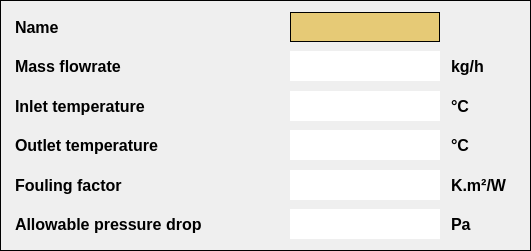
     <widget class="QFrame" name="frame">
      <property name="geometry">
       <rect>
        <x>53</x>
        <y>110</y>
        <width>531</width>
        <height>251</height>
       </rect>
      </property>
      <property name="styleSheet">
       <string notr="true">border: 1px solid black;</string>
      </property>
      <property name="frameShape">
       <enum>QFrame::StyledPanel</enum>
      </property>
      <property name="frameShadow">
       <enum>QFrame::Raised</enum>
      </property>
      <property name="lineWidth">
       <number>20</number>
      </property>
      <widget class="QWidget" name="widget_table_4_hot_0" native="true">
       <property name="geometry">
        <rect>
         <x>10</x>
         <y>10</y>
         <width>511</width>
         <height>231</height>
        </rect>
       </property>
       <property name="styleSheet">
        <string notr="true">border-color: transparent;</string>
       </property>
       <layout class="QVBoxLayout" name="verticalLayout_19">
        <item>
         <layout class="QHBoxLayout" name="horizontalLayout_77">
          <item>
           <widget class="QLabel" name="label_4_table0_0">
            <property name="minimumSize">
             <size>
              <width>148</width>
              <height>0</height>
             </size>
            </property>
            <property name="font">
             <font>
              <pointsize>12</pointsize>
              <weight>75</weight>
              <bold>true</bold>
             </font>
            </property>
            <property name="text">
             <string>Name</string>
            </property>
            <property name="alignment">
             <set>Qt::AlignLeading|Qt::AlignLeft|Qt::AlignVCenter</set>
            </property>
           </widget>
          </item>
          <item>
           <spacer name="horizontalSpacer_74">
            <property name="orientation">
             <enum>Qt::Horizontal</enum>
            </property>
            <property name="sizeType">
             <enum>QSizePolicy::Fixed</enum>
            </property>
            <property name="sizeHint" stdset="0">
             <size>
              <width>40</width>
              <height>20</height>
             </size>
            </property>
           </spacer>
          </item>
          <item>
           <widget class="QLabel" name="label_4_hot_name">
            <property name="minimumSize">
             <size>
              <width>150</width>
              <height>0</height>
             </size>
            </property>
            <property name="maximumSize">
             <size>
              <width>150</width>
              <height>30</height>
             </size>
            </property>
            <property name="font">
             <font>
              <pointsize>12</pointsize>
              <weight>75</weight>
              <bold>true</bold>
             </font>
            </property>
            <property name="styleSheet">
             <string notr="true">background-color: rgb(230, 202, 118);
border: 1px solid black;</string>
            </property>
            <property name="text">
             <string/>
            </property>
           </widget>
          </item>
          <item>
           <widget class="QLabel" name="label_134">
            <property name="maximumSize">
             <size>
              <width>75</width>
              <height>16777215</height>
             </size>
            </property>
            <property name="font">
             <font>
              <pointsize>12</pointsize>
             </font>
            </property>
            <property name="text">
             <string/>
            </property>
           </widget>
          </item>
         </layout>
        </item>
        <item>
         <layout class="QHBoxLayout" name="horizontalLayout_49">
          <item>
           <widget class="QLabel" name="label_hot_Mass_flowrate">
            <property name="minimumSize">
             <size>
              <width>148</width>
              <height>0</height>
             </size>
            </property>
            <property name="font">
             <font>
              <pointsize>12</pointsize>
              <weight>75</weight>
              <bold>true</bold>
             </font>
            </property>
            <property name="styleSheet">
             <string notr="true">border-color: transparent;</string>
            </property>
            <property name="text">
             <string>Mass flowrate</string>
            </property>
            <property name="alignment">
             <set>Qt::AlignLeading|Qt::AlignLeft|Qt::AlignVCenter</set>
            </property>
           </widget>
          </item>
          <item>
           <spacer name="horizontalSpacer_46">
            <property name="orientation">
             <enum>Qt::Horizontal</enum>
            </property>
            <property name="sizeType">
             <enum>QSizePolicy::Fixed</enum>
            </property>
            <property name="sizeHint" stdset="0">
             <size>
              <width>40</width>
              <height>20</height>
             </size>
            </property>
           </spacer>
          </item>
          <item>
           <widget class="QLineEdit" name="lineEdit_hot_Mass_flowrate">
            <property name="minimumSize">
             <size>
              <width>0</width>
              <height>30</height>
             </size>
            </property>
            <property name="maximumSize">
             <size>
              <width>150</width>
              <height>16777215</height>
             </size>
            </property>
            <property name="font">
             <font>
              <pointsize>12</pointsize>
              <weight>75</weight>
              <bold>true</bold>
             </font>
            </property>
            <property name="styleSheet">
             <string notr="true">background-color: rgb(255, 255, 0);
border: 1px solid black;

}
QLineEdit:hover{
background-color:rgb(255, 204, 0);</string>
            </property>
           </widget>
          </item>
          <item>
           <widget class="QLabel" name="label_80">
            <property name="maximumSize">
             <size>
              <width>75</width>
              <height>16777215</height>
             </size>
            </property>
            <property name="font">
             <font>
              <pointsize>12</pointsize>
              <weight>75</weight>
              <bold>true</bold>
             </font>
            </property>
            <property name="styleSheet">
             <string notr="true">border-color: transparent;</string>
            </property>
            <property name="text">
             <string>kg/h</string>
            </property>
           </widget>
          </item>
         </layout>
        </item>
        <item>
         <layout class="QHBoxLayout" name="horizontalLayout_50">
          <item>
           <widget class="QLabel" name="label_hot_Inlet_temperature">
            <property name="minimumSize">
             <size>
              <width>148</width>
              <height>0</height>
             </size>
            </property>
            <property name="font">
             <font>
              <pointsize>12</pointsize>
              <weight>75</weight>
              <bold>true</bold>
             </font>
            </property>
            <property name="styleSheet">
             <string notr="true">border-color: transparent;</string>
            </property>
            <property name="text">
             <string>Inlet temperature</string>
            </property>
            <property name="alignment">
             <set>Qt::AlignLeading|Qt::AlignLeft|Qt::AlignVCenter</set>
            </property>
           </widget>
          </item>
          <item>
           <spacer name="horizontalSpacer_47">
            <property name="orientation">
             <enum>Qt::Horizontal</enum>
            </property>
            <property name="sizeType">
             <enum>QSizePolicy::Fixed</enum>
            </property>
            <property name="sizeHint" stdset="0">
             <size>
              <width>40</width>
              <height>20</height>
             </size>
            </property>
           </spacer>
          </item>
          <item>
           <widget class="QLineEdit" name="lineEdit_hot_Inlet_temperature">
            <property name="sizePolicy">
             <sizepolicy hsizetype="Fixed" vsizetype="Fixed">
              <horstretch>0</horstretch>
              <verstretch>0</verstretch>
             </sizepolicy>
            </property>
            <property name="minimumSize">
             <size>
              <width>0</width>
              <height>30</height>
             </size>
            </property>
            <property name="maximumSize">
             <size>
              <width>150</width>
              <height>16777215</height>
             </size>
            </property>
            <property name="font">
             <font>
              <pointsize>12</pointsize>
              <weight>75</weight>
              <bold>true</bold>
             </font>
            </property>
            <property name="styleSheet">
             <string notr="true">background-color: rgb(255, 255, 0);
border: 1px solid black;

}
QLineEdit:hover{
background-color:rgb(255, 204, 0);</string>
            </property>
           </widget>
          </item>
          <item>
           <widget class="QLabel" name="label_82">
            <property name="maximumSize">
             <size>
              <width>75</width>
              <height>16777215</height>
             </size>
            </property>
            <property name="font">
             <font>
              <pointsize>12</pointsize>
              <weight>75</weight>
              <bold>true</bold>
             </font>
            </property>
            <property name="styleSheet">
             <string notr="true">border-color: transparent;</string>
            </property>
            <property name="text">
             <string>°C</string>
            </property>
           </widget>
          </item>
         </layout>
        </item>
        <item>
         <layout class="QHBoxLayout" name="horizontalLayout_51">
          <item>
           <widget class="QLabel" name="label_hot_Outlet_temperature">
            <property name="minimumSize">
             <size>
              <width>148</width>
              <height>0</height>
             </size>
            </property>
            <property name="font">
             <font>
              <pointsize>12</pointsize>
              <weight>75</weight>
              <bold>true</bold>
             </font>
            </property>
            <property name="styleSheet">
             <string notr="true">border-color: transparent;</string>
            </property>
            <property name="text">
             <string>Outlet temperature</string>
            </property>
            <property name="alignment">
             <set>Qt::AlignLeading|Qt::AlignLeft|Qt::AlignVCenter</set>
            </property>
           </widget>
          </item>
          <item>
           <spacer name="horizontalSpacer_48">
            <property name="orientation">
             <enum>Qt::Horizontal</enum>
            </property>
            <property name="sizeType">
             <enum>QSizePolicy::Fixed</enum>
            </property>
            <property name="sizeHint" stdset="0">
             <size>
              <width>40</width>
              <height>20</height>
             </size>
            </property>
           </spacer>
          </item>
          <item>
           <widget class="QLineEdit" name="lineEdit_hot_Outlet_temperature">
            <property name="sizePolicy">
             <sizepolicy hsizetype="Fixed" vsizetype="Fixed">
              <horstretch>0</horstretch>
              <verstretch>0</verstretch>
             </sizepolicy>
            </property>
            <property name="minimumSize">
             <size>
              <width>0</width>
              <height>30</height>
             </size>
            </property>
            <property name="maximumSize">
             <size>
              <width>150</width>
              <height>16777215</height>
             </size>
            </property>
            <property name="font">
             <font>
              <pointsize>12</pointsize>
              <weight>75</weight>
              <bold>true</bold>
             </font>
            </property>
            <property name="styleSheet">
             <string notr="true">background-color: rgb(255, 255, 0);
border: 1px solid black;

}
QLineEdit:hover{
background-color:rgb(255, 204, 0);</string>
            </property>
           </widget>
          </item>
          <item>
           <widget class="QLabel" name="label_84">
            <property name="maximumSize">
             <size>
              <width>75</width>
              <height>16777215</height>
             </size>
            </property>
            <property name="font">
             <font>
              <pointsize>12</pointsize>
              <weight>75</weight>
              <bold>true</bold>
             </font>
            </property>
            <property name="styleSheet">
             <string notr="true">border-color: transparent;</string>
            </property>
            <property name="text">
             <string>°C</string>
            </property>
           </widget>
          </item>
         </layout>
        </item>
        <item>
         <layout class="QHBoxLayout" name="horizontalLayout_52">
          <item>
           <widget class="QLabel" name="label_hot_Fouling_factor">
            <property name="minimumSize">
             <size>
              <width>148</width>
              <height>0</height>
             </size>
            </property>
            <property name="font">
             <font>
              <pointsize>12</pointsize>
              <weight>75</weight>
              <bold>true</bold>
             </font>
            </property>
            <property name="styleSheet">
             <string notr="true">border-color: transparent;</string>
            </property>
            <property name="text">
             <string>Fouling factor</string>
            </property>
            <property name="alignment">
             <set>Qt::AlignLeading|Qt::AlignLeft|Qt::AlignVCenter</set>
            </property>
           </widget>
          </item>
          <item>
           <spacer name="horizontalSpacer_49">
            <property name="orientation">
             <enum>Qt::Horizontal</enum>
            </property>
            <property name="sizeType">
             <enum>QSizePolicy::Fixed</enum>
            </property>
            <property name="sizeHint" stdset="0">
             <size>
              <width>40</width>
              <height>20</height>
             </size>
            </property>
           </spacer>
          </item>
          <item>
           <widget class="QLineEdit" name="lineEdit_hot_Fouling_factor">
            <property name="minimumSize">
             <size>
              <width>0</width>
              <height>30</height>
             </size>
            </property>
            <property name="maximumSize">
             <size>
              <width>150</width>
              <height>16777215</height>
             </size>
            </property>
            <property name="font">
             <font>
              <pointsize>12</pointsize>
              <weight>75</weight>
              <bold>true</bold>
             </font>
            </property>
            <property name="styleSheet">
             <string notr="true">background-color: rgb(255, 255, 0);
border: 1px solid black;

}
QLineEdit:hover{
background-color:rgb(255, 204, 0);</string>
            </property>
           </widget>
          </item>
          <item>
           <widget class="QLabel" name="label_86">
            <property name="maximumSize">
             <size>
              <width>75</width>
              <height>16777215</height>
             </size>
            </property>
            <property name="font">
             <font>
              <pointsize>12</pointsize>
              <weight>75</weight>
              <bold>true</bold>
             </font>
            </property>
            <property name="styleSheet">
             <string notr="true">border-color: transparent;</string>
            </property>
            <property name="text">
             <string>K.m²/W</string>
            </property>
           </widget>
          </item>
         </layout>
        </item>
        <item>
         <layout class="QHBoxLayout" name="horizontalLayout_53">
          <item>
           <widget class="QLabel" name="label_hot_Allowable_pressure_drop">
            <property name="minimumSize">
             <size>
              <width>148</width>
              <height>0</height>
             </size>
            </property>
            <property name="font">
             <font>
              <pointsize>12</pointsize>
              <weight>75</weight>
              <bold>true</bold>
             </font>
            </property>
            <property name="styleSheet">
             <string notr="true">border-color: transparent;</string>
            </property>
            <property name="text">
             <string>Allowable pressure drop</string>
            </property>
            <property name="alignment">
             <set>Qt::AlignLeading|Qt::AlignLeft|Qt::AlignVCenter</set>
            </property>
           </widget>
          </item>
          <item>
           <spacer name="horizontalSpacer_50">
            <property name="orientation">
             <enum>Qt::Horizontal</enum>
            </property>
            <property name="sizeType">
             <enum>QSizePolicy::Fixed</enum>
            </property>
            <property name="sizeHint" stdset="0">
             <size>
              <width>40</width>
              <height>20</height>
             </size>
            </property>
           </spacer>
          </item>
          <item>
           <widget class="QLineEdit" name="lineEdit_hot_Allowable_pressure_drop">
            <property name="minimumSize">
             <size>
              <width>150</width>
              <height>30</height>
             </size>
            </property>
            <property name="maximumSize">
             <size>
              <width>150</width>
              <height>16777215</height>
             </size>
            </property>
            <property name="font">
             <font>
              <pointsize>12</pointsize>
              <weight>75</weight>
              <bold>true</bold>
             </font>
            </property>
            <property name="styleSheet">
             <string notr="true">background-color: rgb(255, 255, 0);
border: 1px solid black;

}
QLineEdit:hover{
background-color:rgb(255, 204, 0);</string>
            </property>
           </widget>
          </item>
          <item>
           <widget class="QLabel" name="label_88">
            <property name="minimumSize">
             <size>
              <width>73</width>
              <height>0</height>
             </size>
            </property>
            <property name="maximumSize">
             <size>
              <width>75</width>
              <height>16777215</height>
             </size>
            </property>
            <property name="font">
             <font>
              <pointsize>12</pointsize>
              <weight>75</weight>
              <bold>true</bold>
             </font>
            </property>
            <property name="styleSheet">
             <string notr="true">border-color: transparent;</string>
            </property>
            <property name="text">
             <string>Pa</string>
            </property>
           </widget>
          </item>
         </layout>
        </item>
       </layout>
      </widget>
     </widget>
